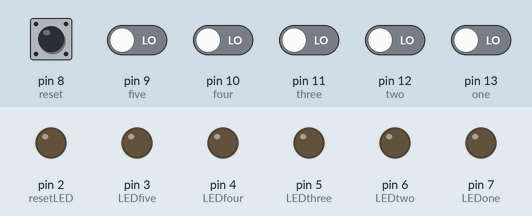
The sketch below on a simulated Arduino Leonardo, built with avr-gcc and run on an emulated ATmega32U4. Parts: output pins drawn as LEDs (lit = HIGH). Inputs (shaded band) come from the test bench; at power-on: pin 8 (reset), pin 9 (five), pin 10 (four), pin 11 (three), pin 12 (two), pin 13 (one) LOW. USB keyboard and mouse output is not drawn.

Above: at 1.2 s.
1.3 s: pin 9 (five) driven HIGH
At 1.77 s:
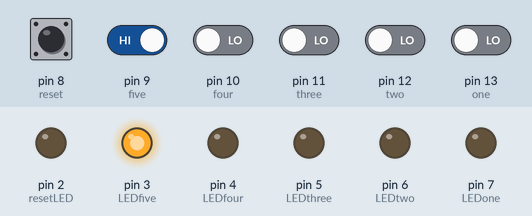
4.3 s: pin 10 (four) driven HIGH
At 4.77 s:
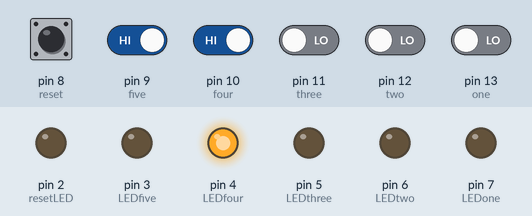
7.3 s: pin 11 (three) driven HIGH
At 7.78 s:
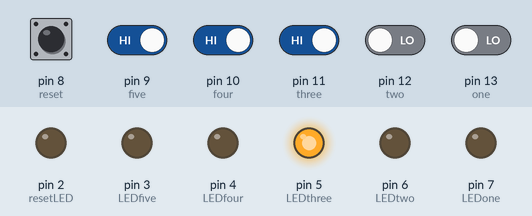
10.3 s: pin 12 (two) driven HIGH
At 10.78 s:
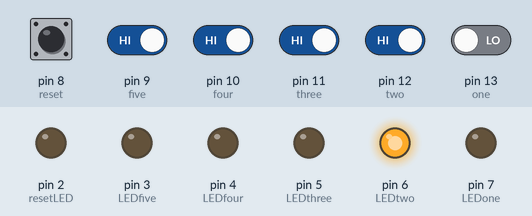
13.3 s: pin 13 (one) driven HIGH
At 13.78 s:
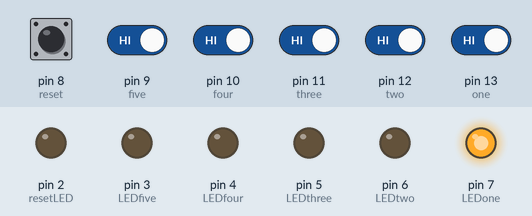
16.3 s: pin 13 (one) driven LOW
At 16.79 s:
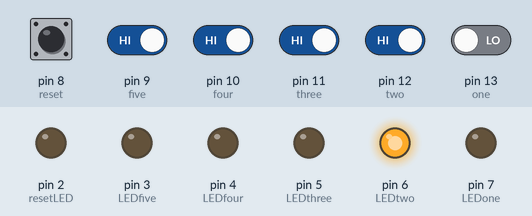
Timing chart, 0 to 19.3 s (numbered marks = the images above; inputs shaded):
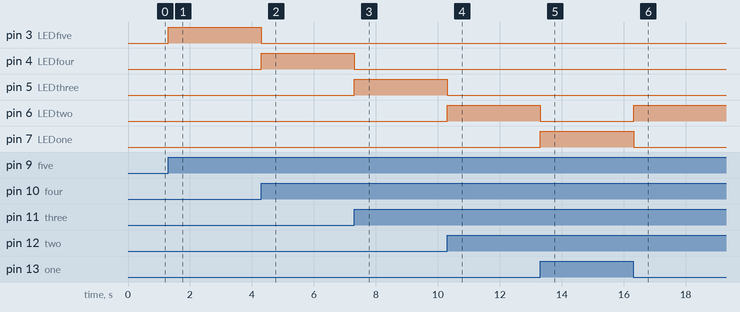

The sketch:

Vizzy_ArduinoCode.ino
```cpp
// Vizzy Arduino Code - 72u Summer Session

#include "Keyboard.h"

// set pin numbers for the five buttons:
const int one = 13;
const int two = 12;
const int three = 11;
const int four = 10;
const int five = 9;
const int reset = 8;

const int LEDone = 7;
const int LEDtwo = 6;
const int LEDthree = 5;
const int LEDfour = 4;
const int LEDfive = 3;
const int resetLED = 2;

int buttonDelay = 50;

void setup() { // initialize the buttons' inputs:
  pinMode(one, INPUT);
  pinMode(two, INPUT);
  pinMode(three, INPUT);
  pinMode(four, INPUT);
  pinMode(five, INPUT);
  pinMode(reset, INPUT);

  pinMode(LEDone, OUTPUT);
  pinMode(LEDtwo, OUTPUT);
  pinMode(LEDthree, OUTPUT);
  pinMode(LEDfour, OUTPUT);
  pinMode(LEDfive, OUTPUT);
  pinMode(resetLED, OUTPUT);

  Serial.begin(9600);
  Keyboard.begin();

}

void loop() {
  // use the pushbuttons to control the keyboard:
  if (digitalRead(one) == HIGH) {
    digitalWrite(LEDone, HIGH);
    delay(buttonDelay);
    if (digitalRead(one) == LOW) {
      Keyboard.write('1');
    }
  }
  else if (digitalRead(two) == HIGH) {
    digitalWrite(LEDtwo, HIGH);
    delay(buttonDelay);
    if (digitalRead(two) == LOW) {
      Keyboard.write('2');
    }
  }
  else if (digitalRead(three) == HIGH) {
    digitalWrite(LEDthree, HIGH);
    delay(buttonDelay);
    if (digitalRead(three) == LOW) {
      Keyboard.write('3');
    }
  }
  else if (digitalRead(four) == HIGH) {
    digitalWrite(LEDfour, HIGH);
    delay(buttonDelay);
    if (digitalRead(four) == LOW) {
      Keyboard.write('4');
    }
  }
  else if (digitalRead(five) == HIGH) {
    digitalWrite(LEDfive, HIGH);
    delay(buttonDelay);
    if (digitalRead(five) == LOW) {
      Keyboard.write('5');
    }
  }
  else if (digitalRead(reset) == HIGH) {
    digitalWrite(resetLED, HIGH);
    delay(buttonDelay);
    if (digitalRead(reset) == LOW) {
      Keyboard.write('0');
    }
  }
  digitalWrite(LEDone, LOW);
  digitalWrite(LEDtwo, LOW);
  digitalWrite(LEDthree, LOW);
  digitalWrite(LEDfour, LOW);
  digitalWrite(LEDfive, LOW);
  digitalWrite(resetLED, LOW);
}
```

Measured:
- after the input at 1.3 s, pin 3 (LEDfive): LOW → HIGH at once
- after the input at 4.3 s, pin 3 (LEDfive): HIGH → LOW at once; pin 4 (LEDfour): LOW → HIGH at once
- after the input at 7.3 s, pin 4 (LEDfour): HIGH → LOW at once; pin 5 (LEDthree): LOW → HIGH at once
- after the input at 10.3 s, pin 5 (LEDthree): HIGH → LOW at once; pin 6 (LEDtwo): LOW → HIGH at once
- after the input at 13.3 s, pin 6 (LEDtwo): HIGH → LOW at once; pin 7 (LEDone): LOW → HIGH at once
- after the input at 16.3 s, pin 6 (LEDtwo): LOW → HIGH at once; pin 7 (LEDone): HIGH → LOW at once
